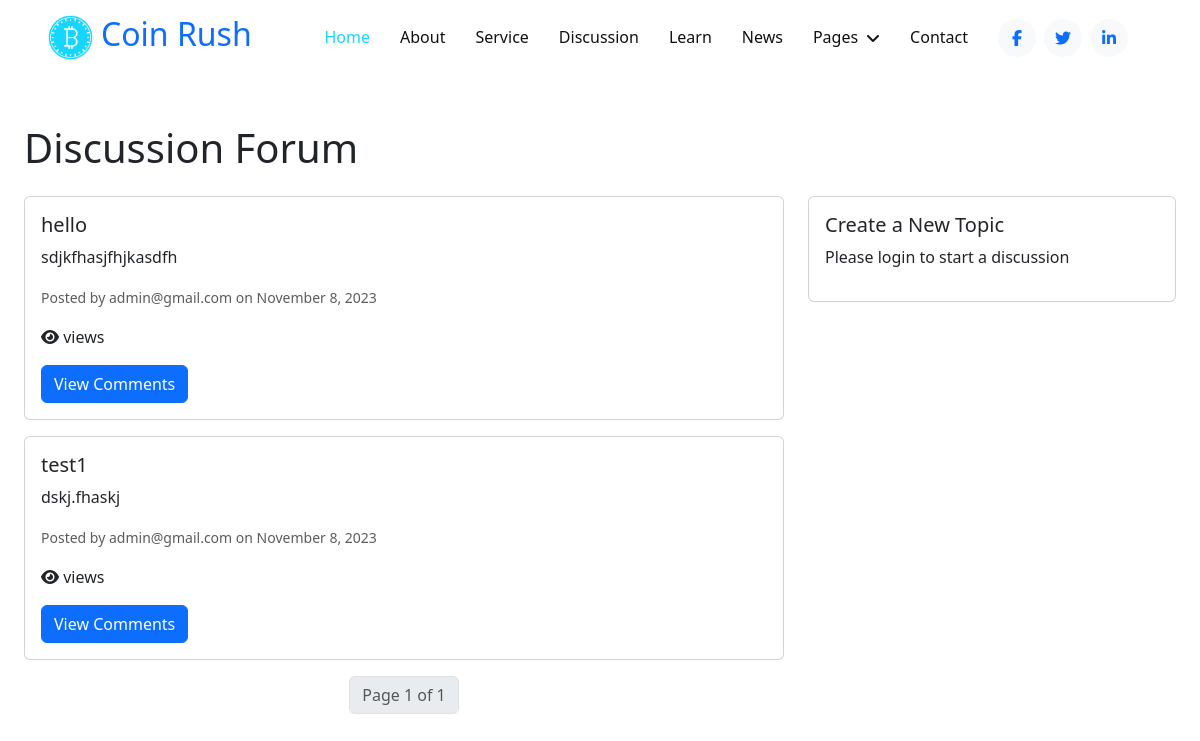
Screenshot of /discussion/ with the database file from the repository.
### coinRush/models.py (models this page shows, shortened)
class Post(models.Model):
    title = models.CharField(max_length=200)
    content = models.TextField()
    created_by = models.ForeignKey(User, on_delete=models.CASCADE)
    created_at = models.DateTimeField(auto_now_add=True)

class User(AbstractBaseUser, PermissionsMixin):
    email = models.EmailField(default="", unique=True, blank=True, max_length=255)
    name = models.CharField(max_length=255, blank=True, default="")
    profile_pic = models.ImageField(null=True, blank=True)
    photo_id = models.ImageField(null=True, blank=True)
    is_staff = models.BooleanField(default=False)
    is_active = models.BooleanField(default=True)
    is_superuser = models.BooleanField(default=False)
    created_date = models.DateTimeField(default=timezone.now())
    last_login = models.DateTimeField(blank=True, null=True)
    objects = AuthUserManager()
    USERNAME_FIELD = "email"
    EMAIL_FIELD = "email"
    REQUERIES_FIELD = []
    class Meta:
        verbose_name = "User"
        verbose_name_plural = "Users"

### coinRush/views.py (the view)
# urls.py: path("discussion/", views.discussion, name="discussion"),
def discussion(request):
    post_list = Post.objects.all().order_by(
        "-created_at"
    )  # Replace with your queryset for your posts
    paginator = Paginator(post_list, 2)  # Show 5 posts per page
    page = request.GET.get("page")
    posts = paginator.get_page(page)
    if request.method == "POST":
        form = PostForm(request.POST)
        if form.is_valid():
            post = form.save(commit=False)
            post.created_by = request.user  # Assign the logged-in user
            post.save()
            return redirect("discussion")
    else:
        form = PostForm()
    return render(request, "posts/discussion_all.html", {"posts": posts, "form": form})

### coinRush/templates/posts/discussion_all.html (shortened to what this page needs)
{% extends "Base/base.html" %}
{% load static %}
{% block extraHead %}
    <link rel="stylesheet" href="{% static 'css/news.css' %}">
{% endblock extraHead %}
{% block content %}
  <div class="container-fluid">
    <h1 class="mt-5">Discussion Forum</h1>
    <div class="row mt-4">
        <div class="col-md-8">
            {% for post in posts %}
                <div class="card mb-3">
                    <div class="card-body">
                        <h5 class="card-title">{{ post.title }}</h5>
                        <p class="card-text">
                            {{ post.content|truncatewords:50 }}
                        </p>
                        <p class="card-text"><small class="text-muted">Posted by {{ post.created_by }} on {{ post.created_at|date:"F j, Y" }}</small></p>
                        <p class="card-text"><i class="fa fa-eye"></i> {{ post.views }} views</p>
                        <a href="{% url 'discussion_single' post.id %}" class="btn btn-primary">View Comments</a>
                    </div>
                </div>
            {% endfor %}
            <div class="pagination justify-content-center">
                <ul class="pagination">
                    <li class="page-item disabled">
                        <span class="page-link btn btn-light">Page {{ posts.number }} of {{ posts.paginator.num_pages }}</span>
                    </li>
                </ul>
            </div>
        </div>
        <div class="col-md-4">
            <div class="card">
                <div class="card-body">
                    <h5 class="card-title">Create a New Topic</h5>
                    {% if user.is_authenticated %}
                    <form id="newTopicForm" method="post">
                             {% csrf_token %}
                        <div class="form-group">
                              {{ form.title.label_tag }}
                              {{ form.title }}
                        </div>
                        <div class="form-group">
                            {{ form.content.label_tag }}
                              {{ form.content }}
                        </div>
                        <button type="submit" class="btn btn-primary">Create Topic</button>
                    </form>
                    </form>
                    {% else %}
                        <p>Please login to start a discussion</p>
                    {% endif %}
                </div>
            </div>
        </div>
    </div>
</div>
{% endblock content %}

### coinRush/static/css/styles.css (style rules this page uses)
:root { --primary: #16D5FF; --secondary: #999999; --light: #F2F8FE; --dark: #111111; }
h4, h5, h6, .h4, .h5, .h6 { font-weight: 500 !important; }
.btn { font-weight: 500; transition: .5s; }
.btn.btn-primary { color: #FFFFFF; }

### coinRush/static/css/news.css (style rules this page uses)
* { box-sizing: border-box; padding: 0; margin: 0; }

### rows the page displays
Post: title "hello", content "sdjkfhasjfhjkasdfh", created_by "admin@gmail.com", created_at "November 8, 2023"
Post: title "test1", content "dskj.fhaskj", created_by "admin@gmail.com", created_at "November 8, 2023"

### other values shown
{{ posts.number }} "1"
{{ posts.paginator.num_pages }} "1"
